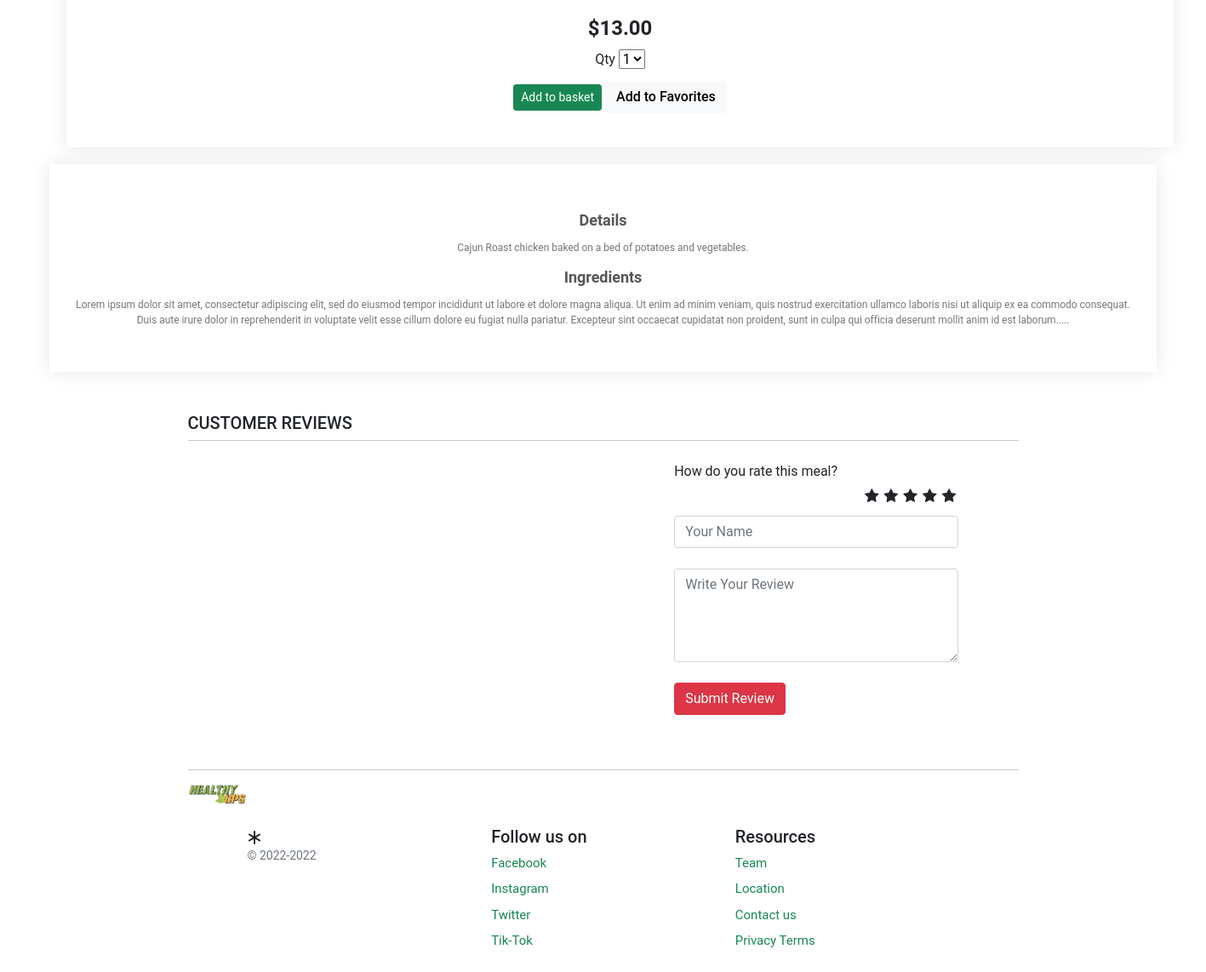
Page /shredded-pork-mexican-corn (lower part) on the earlier database version.
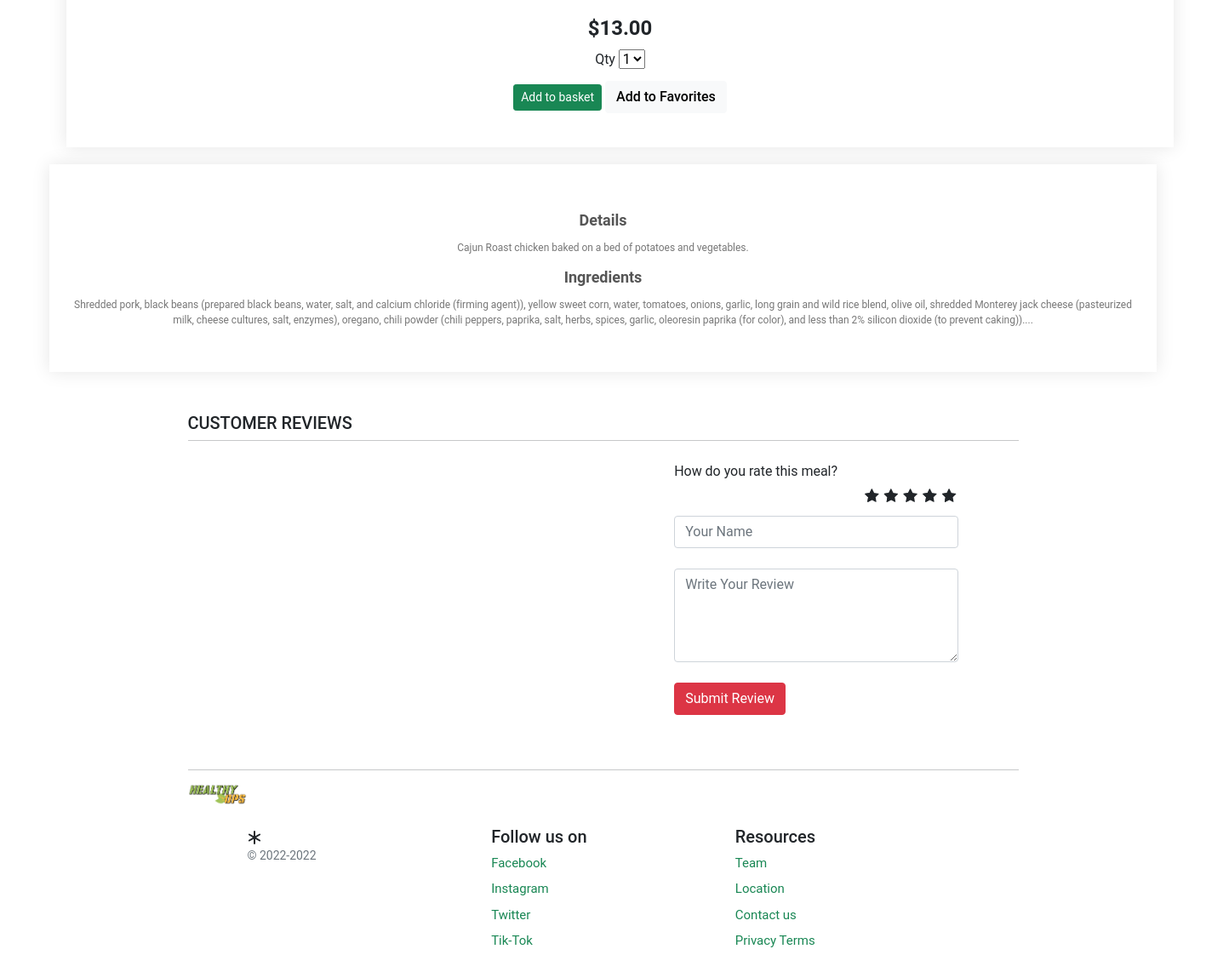
Same page on the later database version.
### store/models.py (models this page shows, shortened)
class Product(models.Model):
    category = models.ForeignKey(Category, related_name='product', on_delete=models.CASCADE)
    created_by = models.ForeignKey(settings.AUTH_USER_MODEL, on_delete=models.CASCADE, related_name='product_creator') #who is this product creator record
    title = models.CharField(max_length=255) # title for product
    author = models.CharField(max_length=255, default='admin') #category of sproduct
    description= models.TextField(blank=True) #discription of the product
    image = models.ImageField(upload_to='images/', default = 'images/default.png') #upload img and allow us to upload
    slug = models.SlugField(max_length=255, unique=True) #
    price = models.DecimalField(max_digits=4, decimal_places=2)
    vegan = models.BooleanField(default=True)
    keto= models.BooleanField (default=True)
    lowCarb= models.BooleanField (default=True) #manages stock of product stock or out of stock
    in_stock = models.BooleanField(default=True)
    is_active = models.BooleanField(default=True)
    created = models.DateTimeField(auto_now_add=True)#used when we add a product
    updated = models.DateTimeField(auto_now=True)#used when we update a product and we want record
    objects = models.Manager()
    products = ProductManager()
    class Meta:
        verbose_name_plural = 'Products'#how we want to order products and details
        ordering = ('-created',)

### store/views.py (the view)
# urls.py: path('<slug:slug>', views.product_detail, name='product_detail'),#detailed view of all products
def product_detail(request, slug):
    product = get_object_or_404(Product, slug=slug, in_stock=True)
    reviews = Review.objects.filter(product=product).order_by('-id')
    print (slug)
    return render(request, 'store/products/single.html', {'product': product})

### basket/basket.py (called while the page is built)
    def __len__(self):
        return sum(item['qty'] for item in self.basket.values())

### basket/context_processors.py (called while the page is built)
def basket(request):
    return {'basket': Basket(request)}

### store/context_processors.py (called while the page is built)
def categories(request):
    return {
        'categories': Category.objects.all()
    }

### store/models.py (called while the page is built)
    def get_absolute_url(self):
        return reverse('store:category_list', args=[self.slug])

### templates/store/products/single.html (shortened to what this page needs)
{% extends "store/base.html" %}
{% load static %}
{% block content %}
<div class="small-container single-product">
    <div class="row">
        <div class="col-21">
            <div class="price"><span class="h4 fw-bold">${{ product.price }}</span></div>
            <label for="select">Qty</label>
                                <select id="select">
                                    <option value="1">1</option>
                                </select>
                                <div class="add-to-basket">
                                    <button type="button" id="add-button" value="{{product.id}}" class="btn btn-success btn-sm">Add to basket</button>
                                    <button type="button" id="add-button" value="{{product.id}}" class="btn btn-light fw500">Add to Favorites</button>
                                </div>
        </div>
        <div class="col-22">
            <h3>Details</h3>
            <p>Cajun Roast chicken baked on a bed of potatoes and vegetables.</p>
            <h3>Ingredients</h3>
            <p>{{ product.description|slice:":500" }}...</p>
        </div>
        </div>
    </div>
</div>
<div class="container mt-5">
    <h5 class="text-uppercase font-weight-bold">Customer Reviews</h5>
    <hr class="mt-0 pt-0">
    <div class="row">
        <div class="col-sm-7 mt-2">
        </div>
        <div class="col-sm-5 mt-2">
            <form class="col s12" method="POST" action="" role="form">
                <label>How do you rate this meal?</label>
                    <div class="rate">
                        <input type="radio" name="rate" id="rating10" value="5" required><label for="rating10" title="5"></label>
                        <input type="radio" name="rate" id="rating8" value="4" required><label for="rating8" title="4"></label>
                        <input type="radio" name="rate" id="rating6" value="3" required><label for="rating6" title="3"></label>
                        <input type="radio" name="rate" id="rating4" value="2" required><label for="rating4" title="2"></label>
                        <input type="radio" name="rate" id="rating2" value="1" required><label for="rating2" title="1"></label>
                    </div>
                    <input type="text" class="form-control" name="subject" placeholder="Your Name">
                    <br>
                    <textarea name="review" rows="4" class="form-control" placeholder="Write Your Review"></textarea>
                    <br>
                    <input type="submit" value="Submit Review" class="btn btn-danger btn-md m-0" >
                    <br>
                </div>
        </div>
    </div>
{% endblock %}

Differences in the rows shown:
changed Product: description "Lorem ipsum dolor sit amet, consectetur adipiscing elit, sed do eiusmod tempor incididunt ut labore et dolore magna aliqua. Ut enim ad minim veniam, quis nostrud exercitation ullamco laboris nisi ut aliquip ex ea commodo consequat. Duis aute irure dolor in reprehenderit in voluptate velit esse cillum dolore eu fugiat nulla pariatur. Excepteur sint occaecat cupidatat non proident, sunt in culpa qui officia deserunt mollit anim id est laborum.." → "Shredded pork, black beans (prepared black beans, water, salt, and calcium chloride (firming agent)), yellow sweet corn, water, tomatoes, onions, garlic, long grain and wild rice blend, olive oil, shredded Monterey jack cheese (pasteurized milk, cheese cultures, salt, enzymes), oregano, chili powder (chili peppers, paprika, salt, herbs, spices, garlic, oleoresin paprika (for color), and less than 2% silicon dioxide (to prevent caking))."
